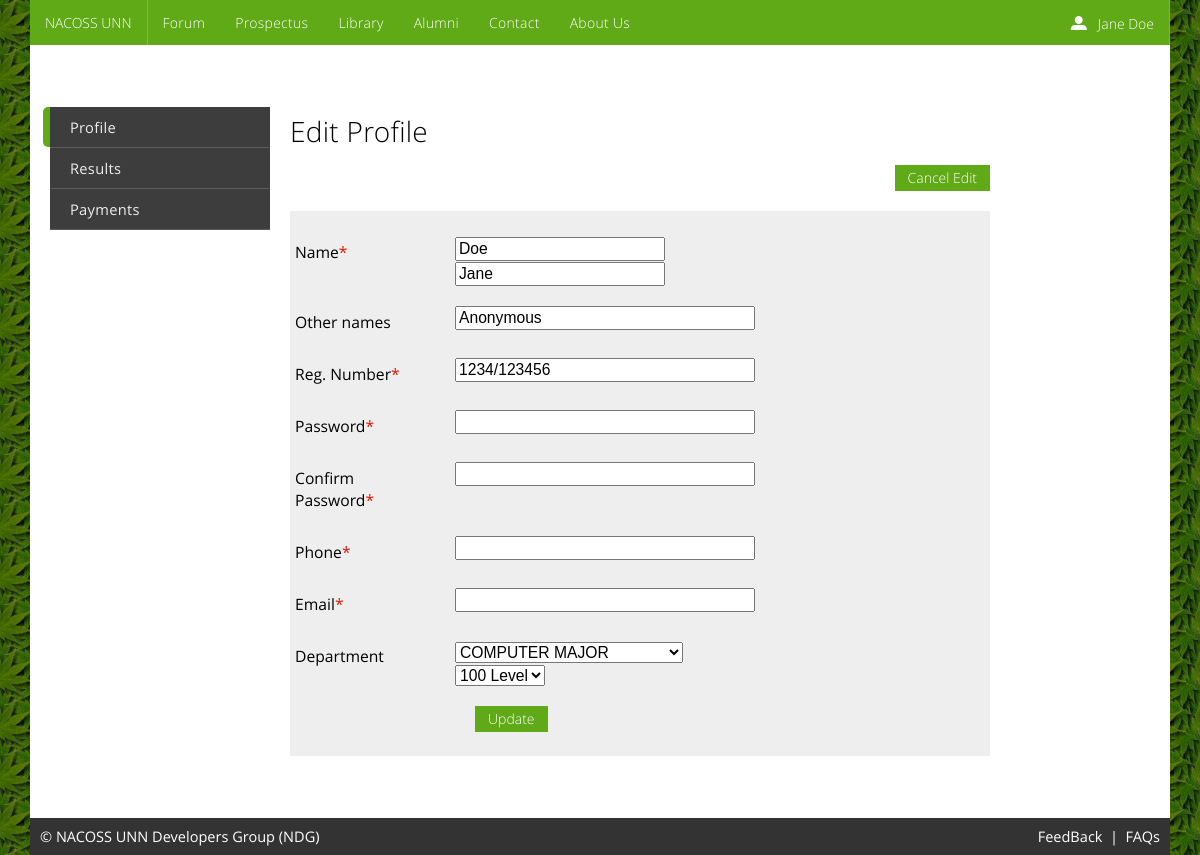
Page /profile.php?p=2 (signed in) on the committed database.
### tables this page shows
CREATE TABLE IF NOT EXISTS `users` (
  `regno` varchar(11) NOT NULL,
  `first_name` varchar(30) NOT NULL,
  `last_name` varchar(30) NOT NULL,
  `other_names` varchar(30) DEFAULT NULL,
  `password` varchar(40) NOT NULL,
  `department` varchar(20) DEFAULT NULL,
  `level` varchar(3) DEFAULT NULL,
  `phone` varchar(13) NOT NULL,
  `email` text NOT NULL,
  `dob` date DEFAULT NULL,
  `address1` text,
  `address2` text,
  `interest` text,
  `bio` text,
  `verified` int(1) NOT NULL DEFAULT '0',
  `is_suspended` int(1) NOT NULL DEFAULT '0',
  `is_deleted` int(1) NOT NULL DEFAULT '0',
  PRIMARY KEY (`regno`),
  UNIQUE KEY `regno` (`regno`)
);

### functions.php (called while the page is built, shortened)
<?php
function getUserData() {
    $query = "select * from users where regno = '" . getUserID() . "'";
    $link = getDefaultDBConnection();
    $result = mysqli_query($link, $query);
    if ($result) {
        $array = mysqli_fetch_array($result);
        return $array;
    }
    return array();
}
function getUserID() {
    return filter_input(INPUT_COOKIE, "id");
}
function getDefaultDBConnection() {
    $link = getConnection();
    return $link;
}
function getConnection() {
    $link = mysqli_connect($GLOBALS['db_hostname'], $GLOBALS['db_username'], $GLOBALS['db_password']);
    return $link;
}

### profile$2.php (the view, shortened to what this page needs)
<?php
require_once './functions.php';
if (empty($array)) {
    $array = getUserData();
}
?>
<div>
    <h2>Edit Profile</h2>
    <div class="row">
        <a class="place-right button default bg-NACOSS-UNN bg-hover-dark fg-hover-white" href="profile.php?p=1">
            Cancel Edit
        </a>
    </div>
    <div class="row bg-grayLighter">
        <div class="padding5">
            <form method="post" action="profile.php?p=2">
                <div class="row" >
                    <div class="row ntm">
                        <label class="span2">Name<span class="fg-red">*</span></label>
                        <div class="span4">
                            <input type='text' required maxlength="30" placeholder="Last name" name='last_name'
                                   <?= $array['last_name'] != null ? "value='".$array['last_name']."'" : ""; ?> tabindex='3' />
                            <input type='text' required maxlength="30" placeholder="First name" name='first_name'
                                   <?= $array['first_name'] != null ? "value='".$array['first_name']."'" : ""; ?> tabindex='4' />
                        </div>
                    </div>
                    <div class="row" >
                        <label class="span2">Other names</label>
                        <div class="span4">
                            <input type='text' maxlength="30" style="width: inherit" name='other_names'
                                   <?= $array['other_names'] != null ? "value='".$array['other_names']."'" : ""; ?> tabindex='5'   />
                        </div>
                    </div>
                    <div class="row" >
                        <label class="span2">Reg. Number<span class="fg-red">*</span></label>
                        <div class="span4">
                            <input name='regno' style="width: inherit" maxlength="11" type='text'
                                   <?= $array['regno'] != null ? "value='".$array['regno']."'" : ""; ?>  tabindex='6'  />
                        </div>
                    </div>
                    <div class="row" >
                        <label class="span2">Password<span class="fg-red">*</span></label>
                        <div class="span4">
                            <input class="password" name='password1' style="width: inherit" type='password' tabindex='2' />
                        </div>
                    </div>
                    <div class="row" >
                        <label class="span2">Confirm Password<span class="fg-red">*</span></label>
                        <div class="span4">
                            <input class="password" name='password2' style="width: inherit" type='password' tabindex='2' />
                        </div>
                    </div>
                    <div class="row" >
                        <label class="span2">Phone<span class="fg-red">*</span></label>
                        <div class="span4">
                            <input name='phone' style="width: inherit" type='tel'
                                   <?= $array['phone'] != null ? "value='".$array['phone']."'" : ""; ?> tabindex='6'  />
                        </div>
                    </div>
                    <div class="row" >
                        <label class="span2">Email<span class="fg-red">*</span>
                        </label>
                        <div class="span4">
                            <input name='email' style="width: inherit" required type='email'
                                   <?= $array['email'] != null ? "value='".$array['email']."'" : ""; ?>  tabindex='7'   />
                        </div>
                    </div>
                    <div class="row">
                        <label class="span2">Department</label>
                        <div class="span4">
                            <select name="dept">
                                <option>COMPUTER MAJOR</option>
                            </select>
                            <select name="level">
                                <option>100 Level</option>
                            </select>
                        </div>
                    </div>
                    <div class="row no-phone offset2">
                        <input class="button default bg-NACOSS-UNN bg-hover-dark" type='submit'
                               name='submit' value='Update' tabindex='9'/>
                    </div>
                </div>
            </form>
        </div>
    </div>
</div>

### rows in the picture
users: last_name "Doe", first_name "Jane", other_names "Anonymous", regno "1234/123456"

### other values in the picture
getDisplayName() "Jane Doe"
